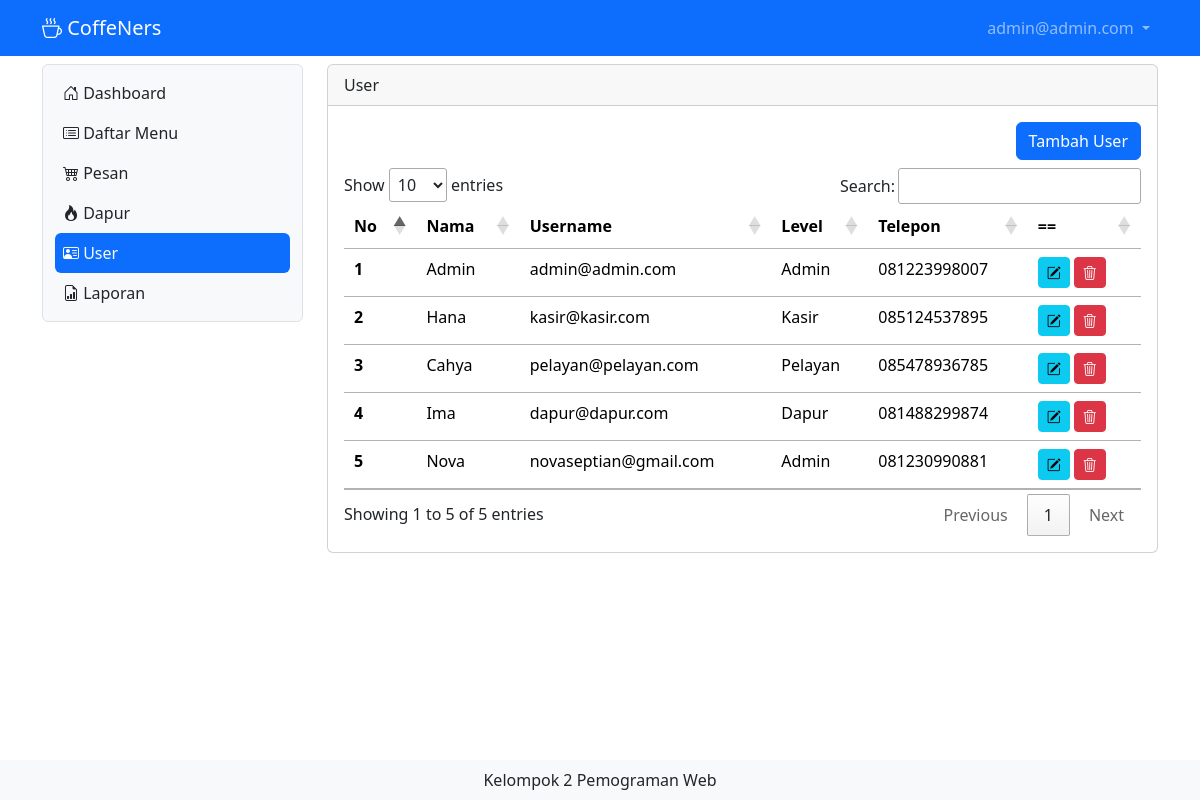
The app's page /user (signed in) with its own data.
### tables this page shows
CREATE TABLE IF NOT EXISTS `tb_userc` (
  `id` int NOT NULL AUTO_INCREMENT,
  `nama` varchar(200) DEFAULT NULL,
  `username` varchar(200) DEFAULT NULL,
  `password` varchar(200) DEFAULT NULL,
  `leveluser` int DEFAULT NULL,
  `telepon` varchar(50) DEFAULT NULL,
  PRIMARY KEY (`id`) USING BTREE
);

### user.php (the view, shortened to what this page needs)
<?php
include "proses/connect.php";
$query = mysqli_query($conn, "SELECT * FROM tb_userc");
while ($record = mysqli_fetch_array($query)) {
    $result[] = $record;
}
?>
<div class="col-lg-9 mt-2">
    <div class="card">
        <div class="card-header">
            User
        </div>
        <div class="card-body">
            <div class="row">
                <div class="col d-flex justify-content-end">
                    <button class="btn btn-primary" data-bs-toggle="modal" data-bs-target="#ModalTambahUser">Tambah User</button>
                </div>
            </div>
            <?php
            if (empty($result)) {
                echo "Data user tidak ada";
            } else {
            ?>
                <div class="table-responsive mt-2">
                    <table class="table table-hover" id="example">
                        <thead>
                            <tr class="text-nowrap">
                                <th scope="col">No</th>
                                <th scope="col">Nama</th>
                                <th scope="col">Username</th>
                                <th scope="col">Level</th>
                                <th scope="col">Telepon</th>
                                <th scope="col">==</th>
                            </tr>
                        </thead>
                        <tbody>
                            <?php
                            $no = 1;
                            foreach ($result as $row) {
                            ?>
                                <tr>
                                    <th scope="row"><?php echo $no++ ?></th>
                                    <td><?php echo $row['nama'] ?></td>
                                    <td><?php echo $row['username'] ?></td>
                                    <td><?php
                                        if ($row['leveluser'] == 1) {
                                            echo "Admin";
                                        } elseif ($row['leveluser'] == 2) {
                                            echo "Kasir";
                                        } elseif ($row['leveluser'] == 3) {
                                            echo "Pelayan";
                                        } elseif ($row['leveluser'] == 4) {
                                            echo "Dapur";
                                        }
                                        ?></td>
                                    <td><?php echo $row['telepon'] ?></td>
                                    <td>
                                        <div class="d-flex">
                                            <button class="btn btn-info btn-sm me-1" data-bs-toggle="modal" data-bs-target="#ModalEdit<?php echo $row['id'] ?>"><i class="bi bi-pencil-square"></i></button>
                                            <button class="btn btn-danger btn-sm me-1" data-bs-toggle="modal" data-bs-target="#ModalDelete<?php echo $row['id'] ?>"><i class="bi bi-trash3"></i></button>
                                        </div>
                                    </td>
                                </tr>
                            <?php
                            }
                            ?>
                        </tbody>
                    </table>
                </div>
            <?php
            }
            ?>
        </div>
    </div>
</div>

### header.php (shortened to what this page needs)
<?php
include "proses/connect.php";
$query = mysqli_query($conn, "SELECT * FROM tb_userc WHERE username= '$_SESSION[username_cafeku]'");
?>
<nav class="navbar navbar-expand navbar-dark bg-primary sticky-top">
    <div class="container-lg">
        <a class="navbar-brand" href="."><i class="bi bi-cup-hot"></i> CoffeNers</a>
        <div class="collapse navbar-collapse justify-content-end" id="navbarNavDropdown">
            <ul class="navbar-nav">
                <li class="nav-item dropdown">
                    <a class="nav-link dropdown-toggle" href="#" role="button" data-bs-toggle="dropdown" aria-expanded="false">
                        <?php echo $hasil['username']; ?>
                    </a>
                </li>
            </ul>
        </div>
    </div>
</nav>

### records on screen
tb_userc: username "admin@admin.com", nama "Admin", leveluser "Admin", telepon "081223998007"
tb_userc: nama "Hana", username "kasir@kasir.com", leveluser "Kasir", telepon "085124537895"
tb_userc: nama "Cahya", username "pelayan@pelayan.com", leveluser "Pelayan", telepon "085478936785"
tb_userc: nama "Ima", username "dapur@dapur.com", leveluser "Dapur", telepon "081488299874"
tb_userc: nama "Nova", username "novaseptian@gmail.com", leveluser "Admin", telepon "081230990881"
